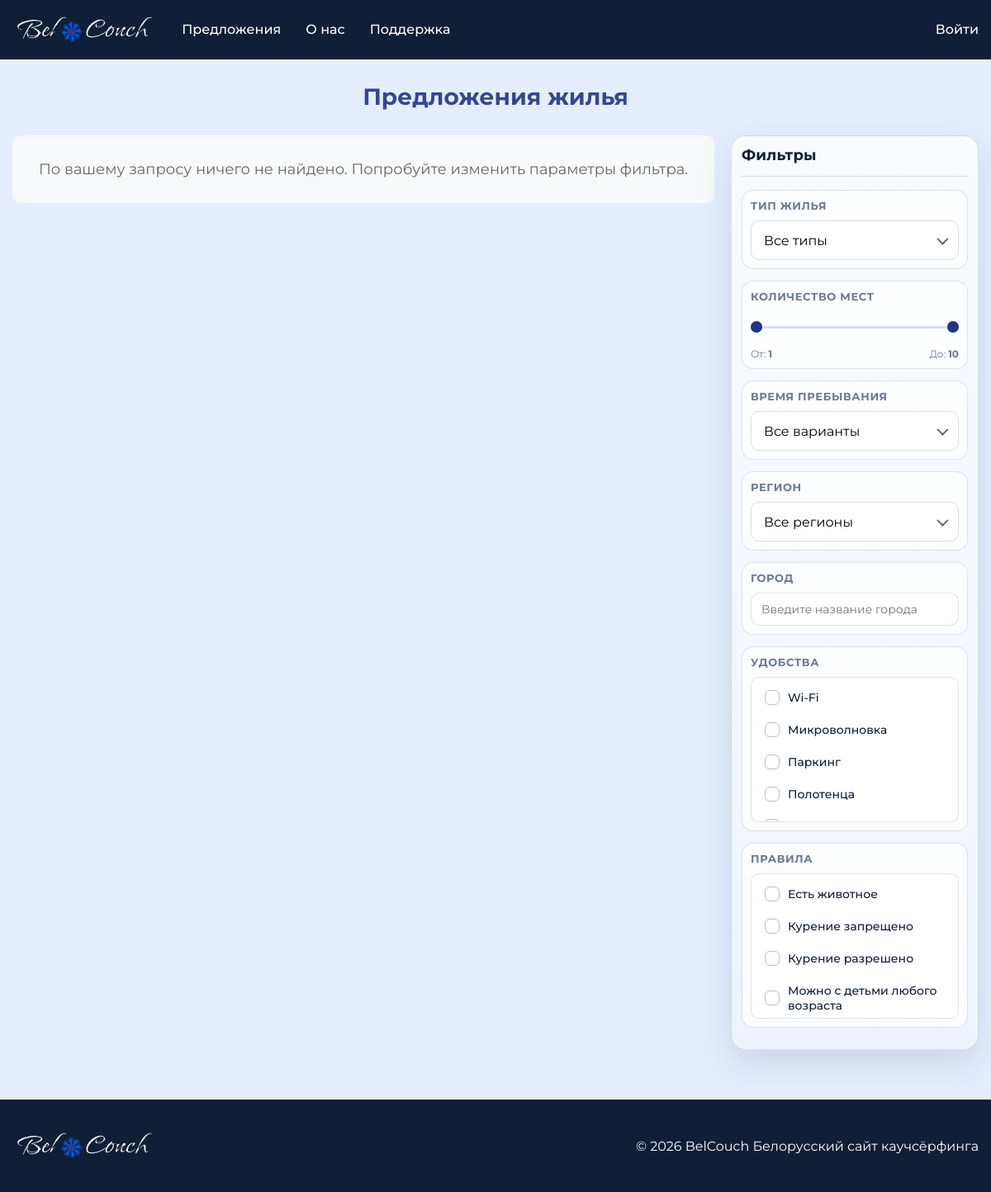
The app's page /proposals.php with its own data.
### tables this page shows
CREATE TABLE IF NOT EXISTS amenities (
  id int(11) NOT NULL AUTO_INCREMENT PRIMARY KEY,
  name varchar(255) NOT NULL,
  icon varchar(100) NOT NULL
);

CREATE TABLE IF NOT EXISTS rules (
  id int(11) NOT NULL AUTO_INCREMENT PRIMARY KEY,
  name varchar(255) NOT NULL,
  icon varchar(100) NOT NULL
);

### includes/db.php (called while the page is built, shortened)
<?php
class Database
{
    private $conn;
    public function __construct()
    {
        try {
            $this->conn = new mysqli(DB_HOST, DB_USER, DB_PASS, DB_NAME);
            $this->conn->set_charset("utf8");
        } catch (Exception $e) {
            echo "Ошибка: " . $e->getMessage();
            die();
        }
    }
    public function query($sql)
    {
        $result = $this->conn->query($sql);
        return $result;
    }
}

### app/Modules/Listings/Services/ProposalsPageService.php (called while the page is built, shortened)
<?php
class ProposalsPageService
{
    private Database $db;
    public function __construct()
    {
        $this->db = new Database();
    }
    public function getPageData(): array
    {
        $filters = $this->resolveFilters();
        $pagination = $this->resolvePagination();
        $whereData = $this->buildWhereClause($filters);
        $userFavorites = isset($_SESSION['user_id'])
            ? $this->getUserFavoriteIds((int) $_SESSION['user_id'])
            : [];
        $totalListings = $this->getTotalListings($whereData);
        $totalPages = (int) ceil($totalListings / $pagination['per_page']);
        $listings = $this->getListings($whereData, $pagination['offset'], $pagination['per_page']);
        return [
            'filters' => $filters,
            'pagination' => [
                'page' => $pagination['page'],
                'per_page' => $pagination['per_page'],
                'total_listings' => $totalListings,
                'total_pages' => $totalPages,
            ],
            'listings' => $listings,
            'user_favorites' => $userFavorites,
            'property_types' => $this->fetchAll('SELECT * FROM property_types ORDER BY name'),
            'regions' => $this->fetchAll('SELECT * FROM regions ORDER BY name'),
            'stay_durations' => $this->fetchAll('SELECT * FROM stay_durations ORDER BY days'),
            'amenities' => $this->fetchAll('SELECT * FROM amenities ORDER BY name'),
            'rules' => $this->fetchAll('SELECT * FROM rules ORDER BY name'),
        ];
    }
    private function resolveFilters(): array
    {
        return [
            'property_type_id' => isset($_GET['property_type']) ? (int) $_GET['property_type'] : 0,
            'min_guests' => isset($_GET['min_guests']) ? (int) $_GET['min_guests'] : 0,
            'max_guests' => isset($_GET['max_guests']) ? (int) $_GET['max_guests'] : 0,
            'stay_duration_id' => isset($_GET['stay_duration']) ? (int) $_GET['stay_duration'] : 0,
            'region_id' => isset($_GET['region']) ? (int) $_GET['region'] : 0,
            'city' => isset($_GET['city']) ? trim($_GET['city']) : '',
            'has_amenities' => isset($_GET['amenities']) && is_array($_GET['amenities']) ? $_GET['amenities'] : [],
            'has_rules' => isset($_GET['rules']) && is_array($_GET['rules']) ? $_GET['rules'] : [],
        ];
    }
    private function resolvePagination(): array
    {
        $page = isset($_GET['page']) ? max(1, (int) $_GET['page']) : 1;
        $perPage = 12;
        return [
            'page' => $page,
            'per_page' => $perPage,
            'offset' => ($page - 1) * $perPage,
        ];
    }
    private function buildWhereClause(array $filters): array
    {
        $conditions = [];
        $params = [];
        $types = '';
        return [
            'where_clause' => !empty($conditions) ? 'WHERE ' . implode(' AND ', $conditions) : '',
            'params' => $params,
            'types' => $types,
        ];
    }
    private function getTotalListings(array $whereData): int
    {
        $sql = 'SELECT COUNT(*) as total FROM listings l ' . $whereData['where_clause'];
        if (empty($whereData['params'])) {
            $result = $this->db->query($sql);
            return (int) $result->fetch_assoc()['total'];
        }
        $stmt = $this->db->prepareAndExecute($sql, $whereData['types'], $whereData['params']);
        $stmt->bind_result($totalListings);
        return (int) $totalListings;
    }
    private function getListings(array $whereData, int $offset, int $perPage): array
    {
        $sql = "SELECT l.*, pt.name as property_type_name, r.name as region_name,
                sd.name as stay_duration_name, u.first_name, u.last_name, u.avg_rating as user_rating, u.is_verify,
                u.avatar_image
                FROM listings l
                JOIN property_types pt ON l.property_type_id = pt.id
                JOIN regions r ON l.region_id = r.id
                LEFT JOIN stay_durations sd ON l.stay_duration_id = sd.id
                JOIN users u ON l.user_id = u.id
                {$whereData['where_clause']}
                ORDER BY l.created_at DESC
                LIMIT {$offset}, {$perPage}";
        $result = empty($whereData['params'])
            ? $this->db->query($sql)
            : $this->db->prepareAndExecute($sql, $whereData['types'], $whereData['params'])->get_result();
        $listings = [];
        return $listings;
    }
    private function fetchAll(string $sql): array
    {
        $result = $this->db->query($sql);
        $items = [];
        while ($row = $result->fetch_assoc()) {
            $items[] = $row;
        }
        return $items;
    }
}

### proposals.php (the view, shortened to what this page needs)
<?php
$proposalsService = new ProposalsPageService();
$pageData = $proposalsService->getPageData();
$filters = $pageData['filters'];
$listings = $pageData['listings'];
$amenities = $pageData['amenities'];
$rules = $pageData['rules'];
$min_guests = $filters['min_guests'];
$max_guests = $filters['max_guests'];
$city = $filters['city'];
$has_amenities = $filters['has_amenities'];
$has_rules = $filters['has_rules'];
require_once __DIR__ . '/includes/header.php';
?>
<div class="container">
	<h1 class="page-title">Предложения жилья</h1>
	<div class="proposals-container">
		<div class="listings-content">
			<?php if (empty($listings)): ?>
				<div class="no-listings">
					<p>По вашему запросу ничего не найдено. Попробуйте изменить параметры фильтра.</p>
				</div>
			<?php endif; ?>
		</div>
		<div class="filters-sidebar">
			<div class="filters-header">
				<h3>Фильтры</h3>
			</div>
			<form id="filters-form" method="post" action="javascript:void(0);">
				<div class="filter-group">
					<h4>Тип жилья</h4>
				</div>
				<div class="filter-group">
					<h4>Количество мест</h4>
					<?php
					$sidebar_min = $min_guests ? (int) $min_guests : 1;
					$sidebar_max = $max_guests ? (int) $max_guests : 10;
					?>
					<div class="guest-range" data-min="1" data-max="20">
						<input type="range" class="guest-range-input guest-range-min" min="1" max="10" step="1"
							value="<?php echo $sidebar_min; ?>" aria-label="Минимум мест">
						<input type="range" class="guest-range-input guest-range-max" min="1" max="10" step="1"
							value="<?php echo $sidebar_max; ?>" aria-label="Максимум мест">
						<div class="range-labels">
							<span>От: <b class="guest-range-min-value"><?php echo $sidebar_min; ?></b></span>
							<span>До: <b class="guest-range-max-value"><?php echo $sidebar_max; ?></b></span>
						</div>
					</div>
				</div>
				<div class="filter-group">
					<h4>Время пребывания</h4>
				</div>
				<div class="filter-group">
					<h4>Регион</h4>
				</div>
				<div class="filter-group">
					<h4>Город</h4>
					<input type="text" name="city" class="form-control" placeholder="Введите название города"
						value="<?php echo htmlspecialchars($city); ?>">
				</div>
				<div class="filter-group amenities-filter">
					<h4>Удобства</h4>
					<div class="filter-checkboxes">
						<?php foreach ($amenities as $amenity): ?>
							<div class="checkbox-item">
								<input type="checkbox" id="amenity-<?php echo $amenity['id']; ?>" name="amenities[]"
									value="<?php echo $amenity['id']; ?>" <?php echo (in_array($amenity['id'], $has_amenities)) ? 'checked' : ''; ?>>
								<label
									for="amenity-<?php echo $amenity['id']; ?>"><?php echo htmlspecialchars($amenity['name']); ?></label>
							</div>
						<?php endforeach; ?>
					</div>
				</div>
				<div class="filter-group rules-filter">
					<h4>Правила</h4>
					<div class="filter-checkboxes">
						<?php foreach ($rules as $rule): ?>
							<div class="checkbox-item">
								<input type="checkbox" id="rule-<?php echo $rule['id']; ?>" name="rules[]"
									value="<?php echo $rule['id']; ?>" <?php echo (in_array($rule['id'], $has_rules)) ? 'checked' : ''; ?>>
								<label
									for="rule-<?php echo $rule['id']; ?>"><?php echo htmlspecialchars($rule['name']); ?></label>
							</div>
						<?php endforeach; ?>
					</div>
				</div>
			</form>
		</div>
	</div>
</div>
<?php require_once __DIR__ . '/includes/footer.php'; ?>

### assets/css/style.css (style rules this page uses)
:root { --primary-color: #0f1f37; --primary-active: #0f1f37; --primary-hover: #1d358b; --dark-blue-button: var(--primary-color); --dark-blue: var(--primary-color); --white-button: white; }
*, *::before, *::after { margin: 0; padding: 0; box-sizing: border-box; font-family: "Montserrat", sans-serif; }
h1, h2 { margin: 0; padding: 0; }
body { background-color: #e5eeff; min-height: 100vh; display: flex; flex-direction: column; }
input { outline: none; transition: border-color 0.3s ease; }
.container { width: 100%; max-width: 1200px; margin: 0 auto; padding: 0 15px; }

### assets/css/profile.css (style rules this page uses)
.no-listings { text-align: center; display: flex; flex-direction: column; align-items: center; justify-content: center; gap: 26px; }

### assets/css/modal.css (style rules this page uses)
.form-control { width: 100%; padding: 14px 15px; border: 1px solid #ddd; border-radius: 8px; font-size: 16px; transition: border-color 0.3s; }

### assets/css/proposals.css (style rules this page uses)
.page-title { margin-bottom: 30px; text-align: center; font-size: 28px; color: #334891; }
:root { --filters-bg: #f7f9ff; --filters-surface: #ffffff; --filters-text: var(--primary-color); --filters-muted: #6b7892; --filters-line: rgba(15, 31, 55, 0.12); --filters-accent: #1d358b; --filters-accent-soft: rgba(29, 53, 139, 0.08); --filters-shadow: 0 16px 40px rgba(15, 31, 55, 0.12); }
.proposals-container { display: flex; align-items: start; gap: 20px; }
.listings-content { flex: 1; }
.no-listings { padding: 30px; text-align: center; background-color: #f8f9fa; border-radius: 10px; }
.no-listings p { font-size: 18px; color: #666; }
.filters-sidebar { background: linear-gradient(180deg, #f8fbff 0%, #eef4ff 100%); border: 1px solid var(--filters-line); border-radius: 18px; box-shadow: var(--filters-shadow); padding: 12px; flex: 0 0 300px; position: sticky; top: 20px; }
.filters-header { display: flex; justify-content: space-between; align-items: center; border-bottom: 1px solid var(--filters-line); padding-bottom: 14px; margin-bottom: 16px; }
.filters-header h3 { color: var(--filters-text); font-size: 18px; font-weight: 800; letter-spacing: 0.01em; }
.filter-group { margin-bottom: 14px; padding: 10px; border: 1px solid var(--filters-line); border-radius: 14px; background: rgba(255, 255, 255, 0.75); }
.filter-group h4 { font-size: 13px; font-weight: 800; color: var(--filters-muted); text-transform: uppercase; letter-spacing: 0.05em; margin-bottom: 10px; }
.filter-group select, .filter-group input[type="text"], .filter-group input[type="number"] { width: 100%; border: 1px solid var(--filters-line); border-radius: 10px; padding: 10px 12px; font-size: 14px; color: var(--filters-text); background: var(--filters-surface); transition: border-color 0.2s, box-shadow 0.2s, background-color 0.2s; }
.guest-range { position: relative; padding-top: 10px; }
.guest-range::before { content: ""; position: absolute; left: 0; right: 0; top: 18px; height: 3px; border-radius: 999px; background: #d7deef; }
.guest-range-input { position: absolute; left: 0; right: 0; top: 18px; width: 100%; height: 3px; margin: 0; appearance: none; background: transparent; pointer-events: none; }
.range-labels { display: flex; justify-content: space-between; margin-top: 34px; font-size: 12px; color: var(--filters-muted); }
.filter-checkboxes, .filters-modal .checkbox-group { max-height: 176px; overflow-y: auto; border: 1px solid var(--filters-line); border-radius: 10px; padding: 8px; background: var(--filters-surface); display: grid; gap: 7px; }
.checkbox-item, .filters-modal .form-check { display: flex; align-items: center; margin: 0; padding: 7px 8px; border-radius: 8px; transition: background-color 0.2s; }
.checkbox-item input[type="checkbox"], .filters-modal .form-check-input { appearance: none; position: relative; cursor: pointer; flex-shrink: 0; width: 18px; height: 18px; border-radius: 6px; border: 1px solid rgba(29, 53, 139, 0.32); margin-right: 10px; }
.checkbox-item label, .filters-modal .form-check-label { font-size: 14px; color: var(--filters-text); font-weight: 500; margin: 0; }
.filter-checkboxes { max-height: 176px; overflow-y: auto; border: 1px solid var(--filters-line); border-radius: 10px; padding: 8px; background: var(--filters-surface); display: grid; gap: 7px; }

### records on screen
amenities: name "Wi-Fi"
amenities: name "Микроволновка"
amenities: name "Паркинг"
amenities: name "Полотенца"
rules: name "Есть животное"
rules: name "Курение запрещено"
rules: name "Курение разрешено"
rules: name "Можно с детьми любого возраста"

### other values on screen
$sidebar_min "1"
$sidebar_max "10"
